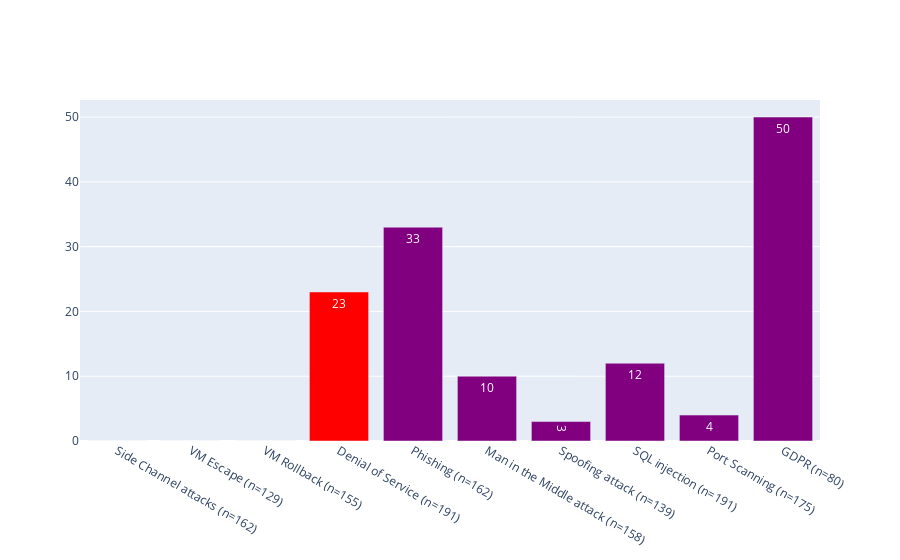

The code cell stored with this chart in its notebook:
### Code cell
fig = go.Figure(data=final)

# Change the bar mode
fig.update_layout(barmode='stack')
fig.show()

### Figure 1 — Plotly figure (JSON) as saved in the notebook; plotly's stock layout.template omitted (floating-point values rounded to 4 significant figures)
{"data": [{"marker": {"color": ["Red", "Red", "Red", "Red", "Purple", "Purple", "Purple", "Purple", "Purple", "Purple"]}, "name": "Issues", "text": ["0", "0", "0", "23", "33", "10", "3", "12", "4", "50"], "textposition": "auto", "type": "bar", "x": ["Side Channel attacks (n=162)", "VM Escape (n=129)", "VM Rollback (n=155)", "Denial of Service (n=191)", "Phishing (n=162)", "Man in the Middle attack (n=158)", "Spoofing attack (n=139)", "SQL injection (n=191)", "Port Scanning (n=175)", "GDPR (n=80)"], "y": [0, 0, 0, 23, 33, 10, 3, 12, 4, 50]}], "layout": {"barmode": "stack"}}
